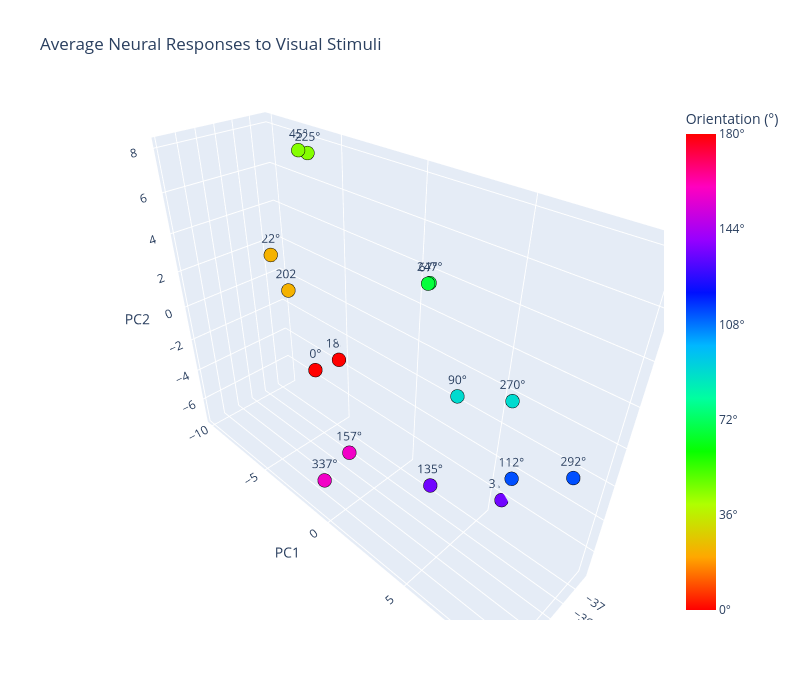

This figure's notebook cell:
### Code cell
import plotly.graph_objects as go
from sklearn.decomposition import PCA
# Compute 3-axis projection: [CIS, PC1, PC2]
X = sum_responses.sum(axis=-1) # (n_orientations, n_neurons)
mean_vec = X.mean(axis=0, keepdims=True)  # (1, n_neurons)

pca3 = PCA(n_components=2)
pca3.fit(X)

proj, _ = np.linalg.qr(np.array([
    mean_vec[0],
    pca3.components_[0],
    pca3.components_[1],
]).T)  # (n_neurons, 3)

coords = X @ proj  # (n_orientations, 3)

colors = [f'hsl({int(o)}, 80%, 50%)' for o in visual_orientation_degs]


# map orientations to 0-360 by doubling (so 0=180 both map to 0/360)
doubled = (np.array(visual_orientation_degs) * 2) % 360


fig = go.Figure()
fig.add_trace(go.Scatter3d(
    x=coords[:, 0], y=coords[:, 1], z=coords[:, 2],
    mode='markers+text',
    marker=dict(size=8, color=doubled, colorscale='HSV',
                cmin=0, cmax=360,
                colorbar=dict(
                    title='Orientation (°)',
                    tickvals=np.arange(0, 361, 72),
                    ticktext=[f'{int(v/2)}°' for v in np.arange(0, 361, 72)],
                ),
                line=dict(color='black', width=1)),
    text=[f'{int(o)}°' for o in visual_orientation_degs],
    textposition='top center',
))

fig.update_layout(
    title='Average Neural Responses to Visual Stimuli',
    scene=dict(xaxis_title='CIS', yaxis_title='PC1', zaxis_title='PC2',
               aspectmode='data'),
    width=800, height=700,
)
fig.show()

### Figure 1 — Plotly figure (JSON) as saved in the notebook; plotly's stock layout.template omitted (floating-point values rounded to 4 significant figures)
{"data": [{"marker": {"cmax": 360, "cmin": 0, "color": [0.0, 45.0, 90.0, 135.0, 180.0, 225.0, 270.0, 315.0, 0.0, 45.0, 90.0, 135.0, 180.0, 225.0, 270.0, 315.0], "colorbar": {"ticktext": ["0°", "36°", "72°", "108°", "144°", "180°"], "tickvals": [0, 72, 144, 216, 288, 360], "title": {"text": "Orientation (°)"}}, "colorscale": [[0, "#ff0000"], [0.1111, "#ffa700"], [0.2222, "#afff00"], [0.3333, "#08ff00"], [0.4444, "#00ff9f"], [0.5556, "#00b7ff"], [0.6667, "#0010ff"], [0.7778, "#9700ff"], [0.8889, "#ff00bf"], [1, "#ff0000"]], "line": {"color": "black", "width": 1}, "size": 8}, "mode": "markers+text", "text": ["0°", "22°", "45°", "67°", "90°", "112°", "135°", "157°", "180°", "202°", "225°", "247°", "270°", "292°", "315°", "337°"], "textposition": "top center", "type": "scatter3d", "x": [-37.03, -36.98, -36.19, -34.78, -32.03, -33.81, -35.24, -35.56, -37.6, -37.23, -37.21, -34.89, -33.96, -35.14, -37.77, -32.92], "y": [-6.723, -9.861, -5.885, 2.942, 6.663, 8.105, 3.389, -2.443, -5.322, -8.885, -6.511, 2.927, 7.552, 9.752, 5.721, -1.42], "z": [-4.71, 1.372, 7.977, 5.345, 3.756, -0.2108, -5.14, -7.224, -3.579, -0.5146, 7.498, 5.321, 2.964, 0.0575, -6.273, -6.638]}], "layout": {"height": 700, "scene": {"aspectmode": "data", "xaxis": {"title": {"text": "CIS"}}, "yaxis": {"title": {"text": "PC1"}}, "zaxis": {"title": {"text": "PC2"}}}, "title": {"text": "Average Neural Responses to Visual Stimuli"}, "width": 800}}
